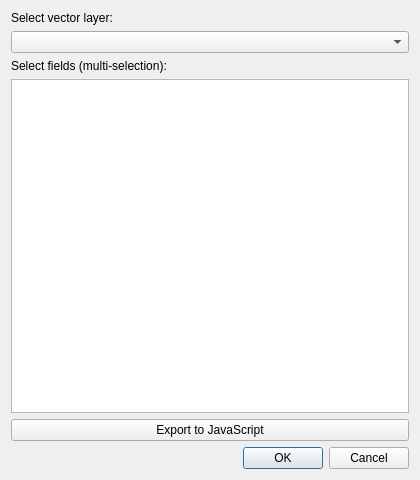
<?xml version="1.0" encoding="UTF-8"?>
<ui version="4.0">
 <class>SkoolskusDialogBase</class>
 <widget class="QDialog" name="SkoolskusDialogBase">
  <property name="geometry">
   <rect>
    <x>0</x>
    <y>0</y>
    <width>420</width>
    <height>480</height>
   </rect>
  </property>
  <property name="windowTitle">
   <string>Skoolskus</string>
  </property>
  <layout class="QVBoxLayout" name="verticalLayout">
   <item>
    <widget class="QLabel" name="labelLayer">
     <property name="text">
      <string>Select vector layer:</string>
     </property>
    </widget>
   </item>
   <item>
    <widget class="QComboBox" name="layerComboBox"/>
   </item>
   <item>
    <widget class="QLabel" name="labelFields">
     <property name="text">
      <string>Select fields (multi-selection):</string>
     </property>
    </widget>
   </item>
   <item>
    <widget class="QListWidget" name="fieldListWidget">
     <property name="selectionMode">
      <enum>QAbstractItemView::ExtendedSelection</enum>
     </property>
     <property name="minimumHeight">
      <number>180</number>
     </property>
    </widget>
   </item>
   <item>
    <widget class="QPushButton" name="exportButton">
     <property name="text">
      <string>Export to JavaScript</string>
     </property>
    </widget>
   </item>
   <item>
    <widget class="QDialogButtonBox" name="button_box">
     <property name="orientation">
      <enum>Qt::Horizontal</enum>
     </property>
     <property name="standardButtons">
      <set>QDialogButtonBox::Cancel|QDialogButtonBox::Ok</set>
     </property>
    </widget>
   </item>
  </layout>
 </widget>
 <resources/>
 <connections>
  <connection>
   <sender>button_box</sender>
   <signal>accepted()</signal>
   <receiver>SkoolskusDialogBase</receiver>
   <slot>accept()</slot>
  </connection>
  <connection>
   <sender>button_box</sender>
   <signal>rejected()</signal>
   <receiver>SkoolskusDialogBase</receiver>
   <slot>reject()</slot>
  </connection>
 </connections>
</ui>
